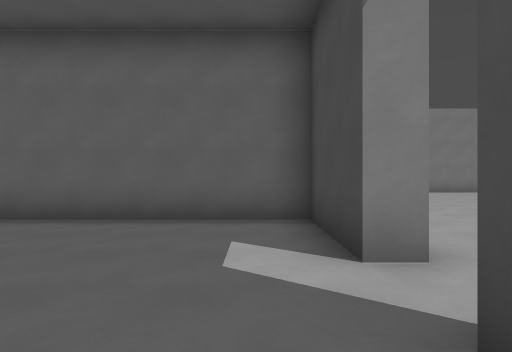
[1] (above)

23 first-person views from a walk through a 3-D level made in the Godot game engine. The camera is 1.4 m above the floor, looks level and sees 75° across. The floor is counted in squares, 2 m on a side. Each view is taken from the middle of a square. On the plan, view 1 faces up. The plan holds only what a view shows up to about 10 squares ahead; the rest is blank. The place goes on beyond the plan.

[2]
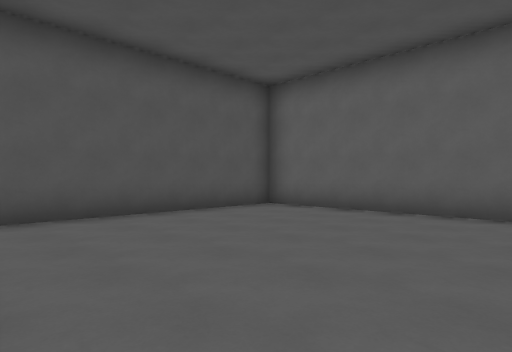

[3]
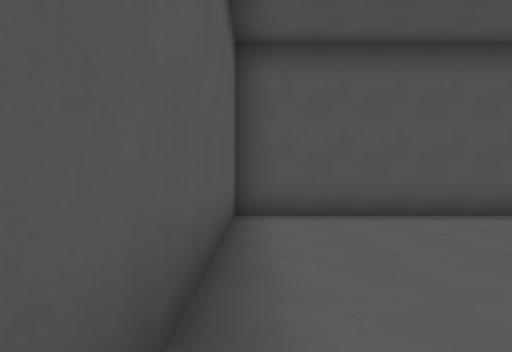

[4]
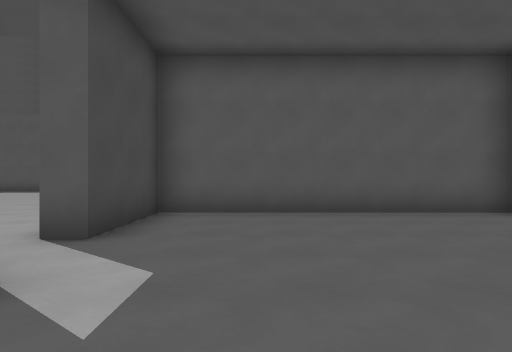

[5]
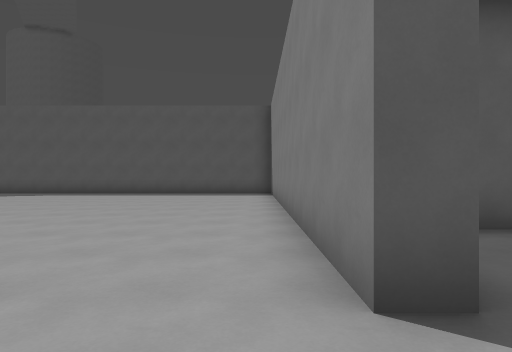

[6]
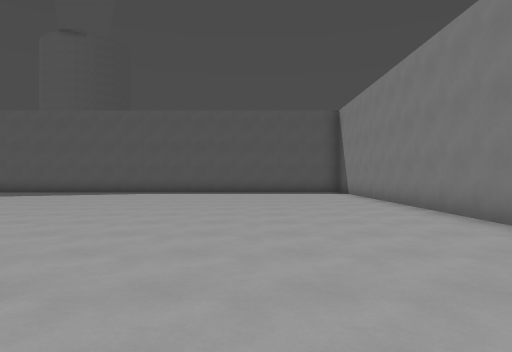

[7]
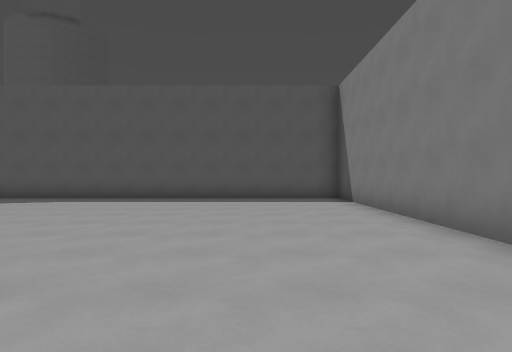

[8]
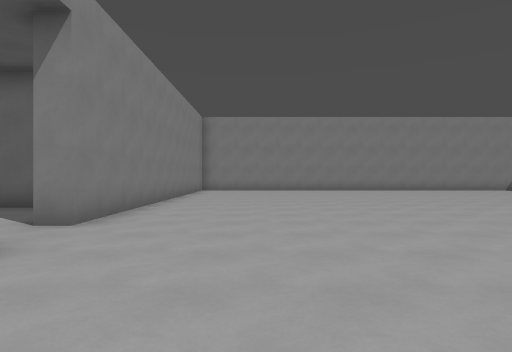

[9]
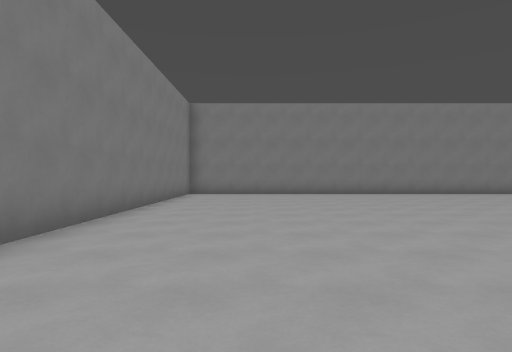

[10]
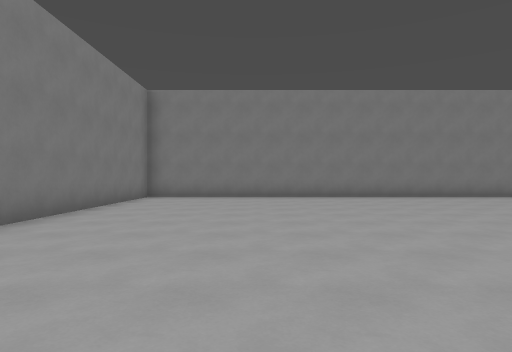

[11]
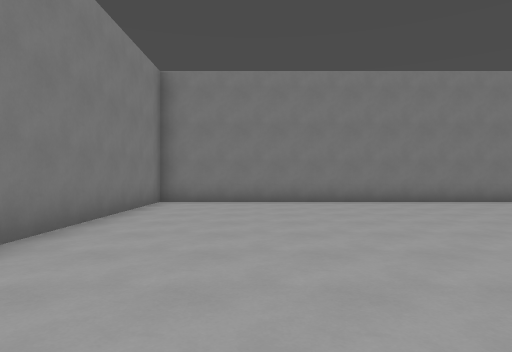

[12]
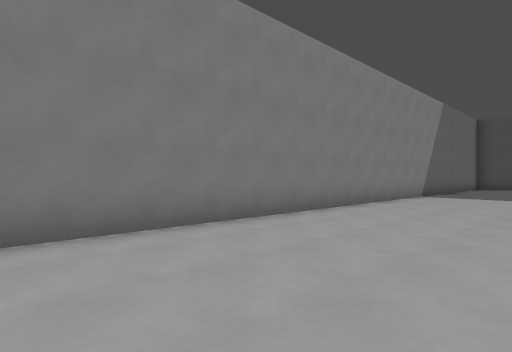

[13]
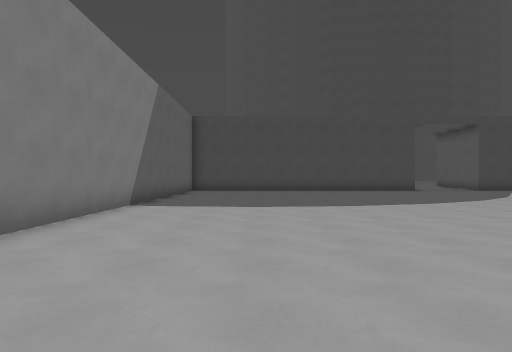

[14]
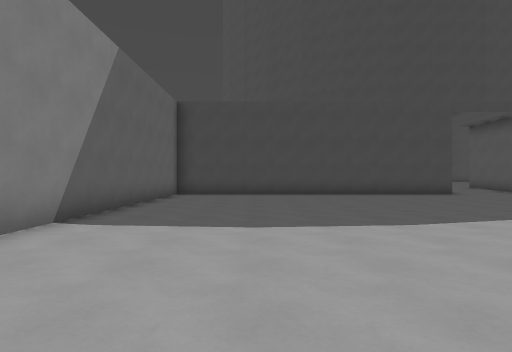

[15]
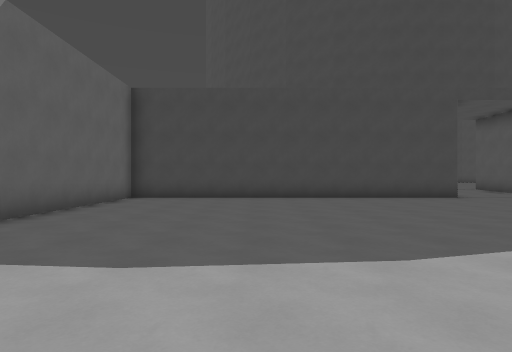

[16]
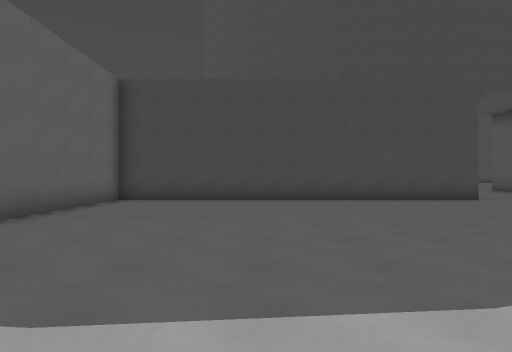

[17]
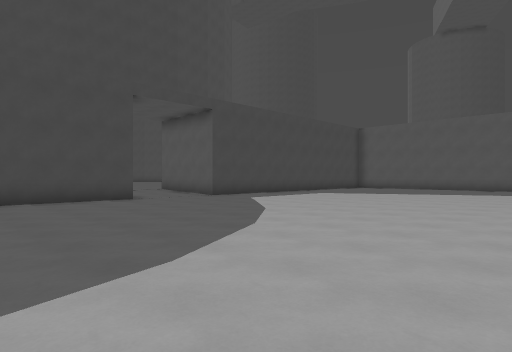

[18]
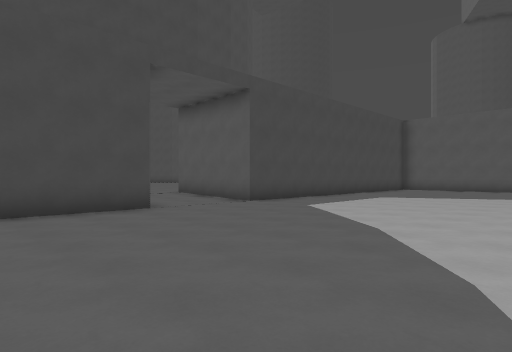

[19]
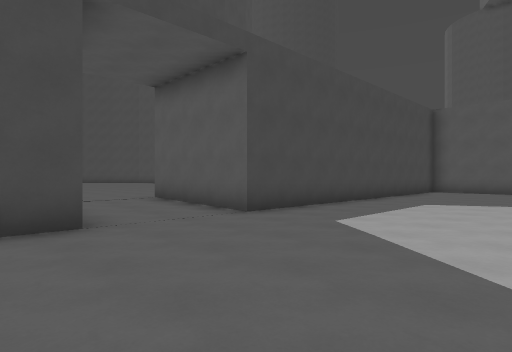

[20]
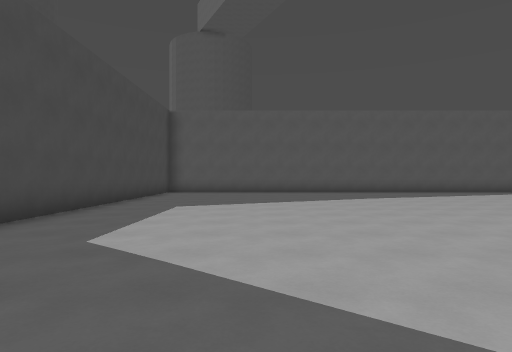

[21]
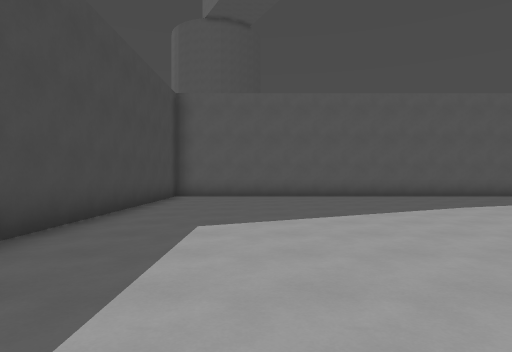

[22]
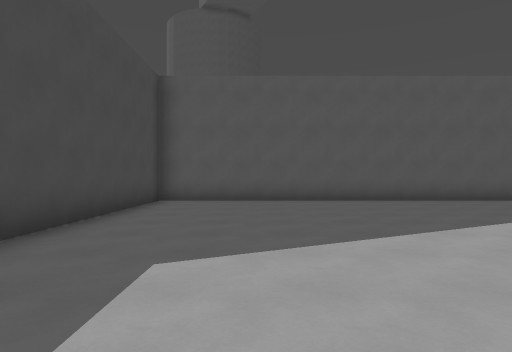

[23]
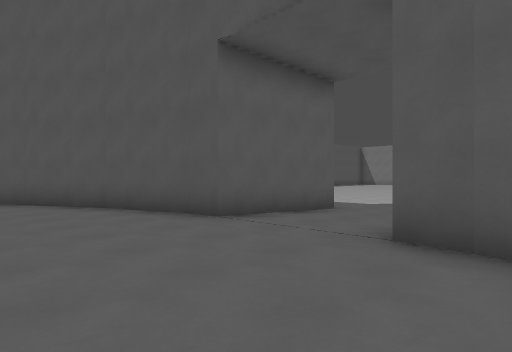

### Floor plan
Key: @ floor where view 1 was taken; # wall or solid block; . main floor; : floor 0.25 m higher than the main floor.
Columns run from 6 left of view 1 to 31 right of it. Each row starts with its distance up from view 1.
 14        ########################
 13        #......................#
 12        #......................#
 11        #......................#
 10        #......................#
  9        #......................#
  8        #......................#
  7        #.......... ...........#
  6 ########.........   ..........#
  5 #......#.........   ..........#  #::::
  4 #......#........    ..........#  #::::
  3 #......#.......      ...........::::::
  2 #.............       ...........::::::
  1 #......#.......      ...........::::::
  0 #.....@#.......      .........####:::
 -1 #......#........     .........#  #:::
 -2 ########.........    .........#  ##::
 -3        #..........  ..........#   #::
 -4        #..........  ..........#   ##:
 -5        #......................#    #:
 -6        #......................#
 -7        #.........    .........#
 -8        #.........   ..........#
 -9        #..........  ..........#
-10        #..........  ..........#
-11                     ###########

Positions as (right, up) in squares from view 1, and headings:
1: (0, 0), facing up
2: (0, -1), facing up-left
3: (0, -1), facing left
4: (-1, 5), facing down
5: (2, 3), facing down
6: (5, 4), facing down
7: (4, 0), facing down
8: (4, -2), facing up
9: (4, 1), facing up
10: (5, 3), facing up
11: (4, 5), facing up
12: (4, 10), facing up-right
13: (8, 11), facing right
14: (11, 11), facing right
15: (13, 10), facing right
16: (14, 10), facing right
17: (14, 8), facing down-right
18: (17, 7), facing down-right
19: (19, 5), facing down-right
20: (20, 4), facing down
21: (21, 1), facing down
22: (21, -1), facing down
23: (31, 5), facing down-left
